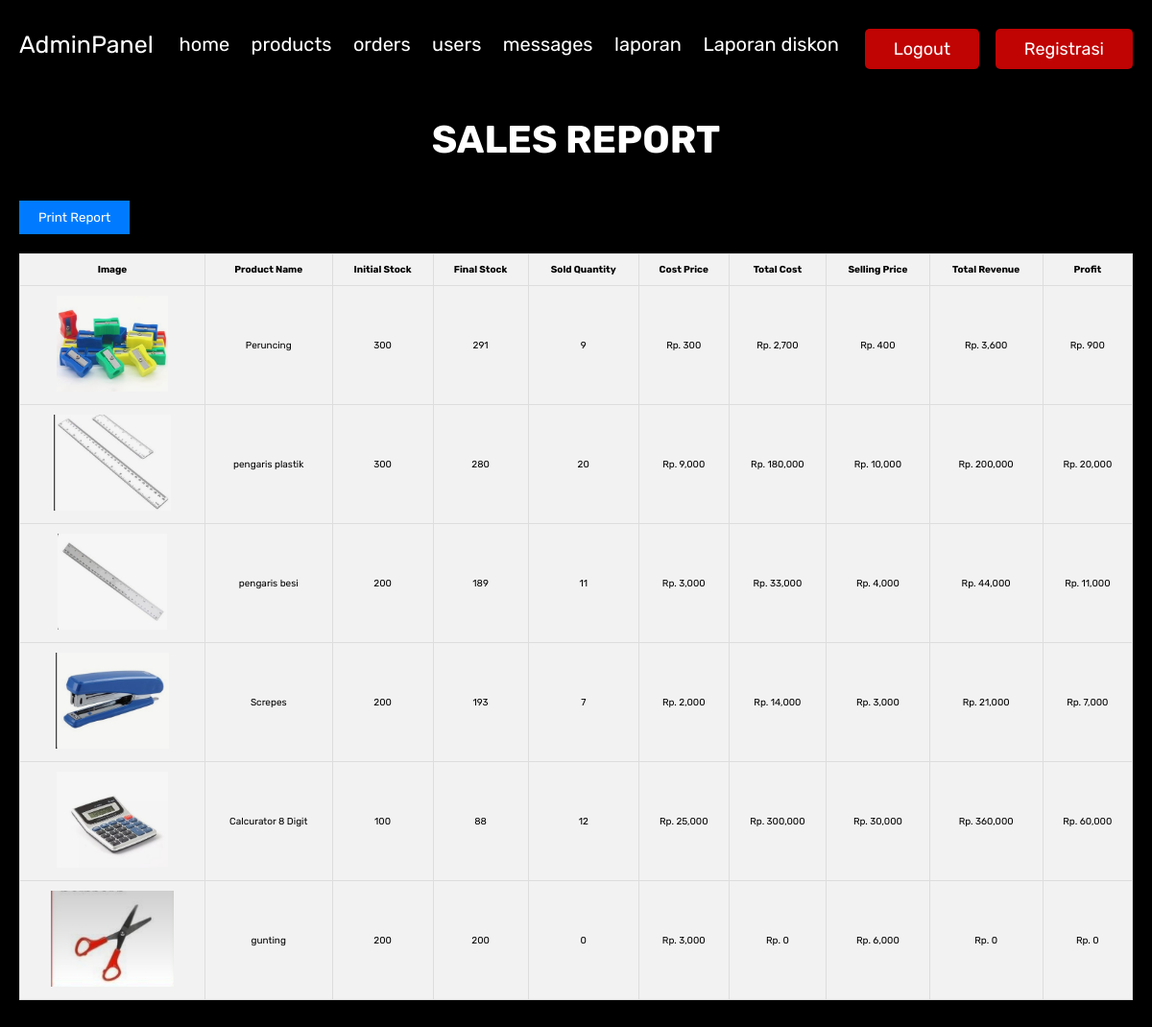
Screenshot of /admin_report1.php (signed in) with the database file from the repository.
### tables this page shows
CREATE TABLE `products` (
  `id` int(100) NOT NULL,
  `name` varchar(100) NOT NULL,
  `cost_price` int(11) NOT NULL,
  `price` int(100) NOT NULL,
  `quantity` int(11) NOT NULL,
  `initial_stock` int(11) NOT NULL,
  `image` varchar(100) NOT NULL,
  `initial_stocks` int(11) NOT NULL,
  `damaged_goods` int(11) NOT NULL,
  `discount_price` decimal(10,2) NOT NULL,
  `initial_stockss` int(11) DEFAULT NULL,
  `awal_stock` int(11) DEFAULT NULL
);

### admin_report1.php (the view, shortened to what this page needs)
<?php
include 'config.php';
?>
<!DOCTYPE html>
<html lang="en">
<head>
    <link rel="stylesheet" href="https://cdnjs.cloudflare.com/ajax/libs/font-awesome/6.0.0/css/all.min.css">
    <link href="assets/css/admin_style.css" rel="stylesheet">
</head>
<body>
    <?php include 'admin_header.php'; ?>
    <section class="sales-report">
        <h1 class="title">Sales Report</h1>
        <button class="print-btn" onclick="window.print()">Print Report</button>
        <table>
            <thead>
                <tr>
                    <th>Image</th>
                    <th>Product Name</th>
                    <th>Initial Stock</th>
                    <th>Final Stock</th>
                    <th>Sold Quantity</th>
                    <th>Cost Price</th>
                    <th>Total Cost</th>
                    <th>Selling Price</th>
                    <th>Total Revenue</th>
                    <th>Profit</th>
                </tr>
            </thead>
            <tbody>
            <?php
$select_products = mysqli_query($conn, "SELECT * FROM products") or die('query failed');
if (mysqli_num_rows($select_products) > 0) {
    while ($fetch_products = mysqli_fetch_assoc($select_products)) {
        $initial_stock = $fetch_products['initial_stocks'];
        $final_stock = $fetch_products['quantity'];
        $sold_quantity = $initial_stock - $final_stock;
        $cost_price = $fetch_products['cost_price'] ?? 0;
        $selling_price = $fetch_products['price'] ?? 0;
        $total_cost = $sold_quantity * $cost_price;
        $total_revenue = $sold_quantity * $selling_price;
        $profit = $total_revenue - $total_cost;
?>
<tr>
    <td><img src="uploaded_img/<?php echo $fetch_products['image']; ?>" height="100" alt=""></td>
    <td><?php echo $fetch_products['name']; ?></td>
    <td><?php echo $initial_stock; ?></td>
    <td><?php echo $final_stock; ?></td>
    <td><?php echo $sold_quantity; ?></td>
    <td>Rp. <?php echo number_format($cost_price); ?></td>
    <td>Rp. <?php echo number_format($total_cost); ?></td>
    <td>Rp. <?php echo number_format($selling_price); ?></td>
    <td>Rp. <?php echo number_format($total_revenue); ?></td>
    <td>Rp. <?php echo number_format($profit); ?></td>
</tr>
<?php
    }
} else {
    echo '<tr><td colspan="10" class="empty">No products available</td></tr>';
}
?>
</tbody>
        </table>
    </section>
</body>
</html>

### assets/css/admin_style.css (style rules this page uses)
:root { --purple:#ffffff; --red:#c00303; --orange:#ff8000; --black:#ffffff; --white:#000000; --light-color:#ffffff; --light-white:#ccc; --light-bg:#000000; --border:.1rem solid var(--black); --box-shadow:0 .5rem 1rem rgba(0, 0, 0, 0.1); }
* { font-family: 'Rubik', sans-serif; margin:0; padding:0; box-sizing: border-box; outline: none; border:none; text-decoration: none; transition:all .2s linear; }
html { font-size: 62.5%; overflow-x: hidden; }
body { background-color: var(--light-bg); }
section { padding:3rem 2rem; }
.title { text-align: center; margin-bottom: 2rem; text-transform: uppercase; color:var(--black); font-size: 4rem; }

### admin_report1.php (style rules this page uses)
table { width: 100%; border-collapse: collapse; background-color: #f2f2f2; }
th, td { padding: 10px; border: 1px solid #ddd; text-align: center; }
th { background-color: #f2f2f2; }
.print-btn { margin: 20px 0; padding: 10px 20px; background-color: #007bff; color: white; border: none; cursor: pointer; }

### rows the page displays
products: image (picture), name "Peruncing", initial_stocks "300", quantity "291", sold_quantity "9", cost_price "300", total_cost "2,700", price "400", total_revenue "3,600", profit "900"
products: image (picture), name "pengaris plastik", initial_stocks "300", quantity "280", sold_quantity "20", cost_price "9,000", total_cost "180,000", price "10,000", total_revenue "200,000", profit "20,000"
products: image (picture), name "pengaris besi", initial_stocks "200", quantity "189", sold_quantity "11", cost_price "3,000", total_cost "33,000", price "4,000", total_revenue "44,000", profit "11,000"
products: image (picture), name "Screpes", initial_stocks "200", quantity "193", sold_quantity "7", cost_price "2,000", total_cost "14,000", price "3,000", total_revenue "21,000", profit "7,000"
products: image (picture), name "Calcurator 8 Digit", initial_stocks "100", quantity "88", sold_quantity "12", cost_price "25,000", total_cost "300,000", price "30,000", total_revenue "360,000", profit "60,000"
products: image (picture), name "gunting", initial_stocks "200", quantity "200", sold_quantity "0", cost_price "3,000", total_cost "0", price "6,000", total_revenue "0", profit "0"
